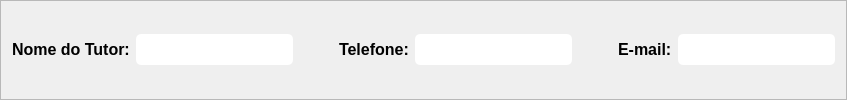
         <widget class="QFrame" name="fr_cad4_cadPet">
          <property name="frameShape">
           <enum>QFrame::StyledPanel</enum>
          </property>
          <property name="frameShadow">
           <enum>QFrame::Raised</enum>
          </property>
          <layout class="QHBoxLayout" name="horizontalLayout">
           <item>
            <widget class="QLabel" name="lb_nomeTutor_cadPet">
             <property name="sizePolicy">
              <sizepolicy hsizetype="Fixed" vsizetype="Fixed">
               <horstretch>0</horstretch>
               <verstretch>0</verstretch>
              </sizepolicy>
             </property>
             <property name="minimumSize">
              <size>
               <width>0</width>
               <height>25</height>
              </size>
             </property>
             <property name="maximumSize">
              <size>
               <width>16777215</width>
               <height>25</height>
              </size>
             </property>
             <property name="font">
              <font>
               <family>Yu Gothic UI</family>
               <pointsize>12</pointsize>
               <weight>75</weight>
               <bold>true</bold>
              </font>
             </property>
             <property name="text">
              <string>Nome do Tutor:</string>
             </property>
            </widget>
           </item>
           <item>
            <widget class="QLineEdit" name="edt_nomeTutor_cadPet">
             <property name="minimumSize">
              <size>
               <width>0</width>
               <height>31</height>
              </size>
             </property>
             <property name="maximumSize">
              <size>
               <width>16777215</width>
               <height>31</height>
              </size>
             </property>
             <property name="font">
              <font>
               <family>Yu Gothic UI</family>
               <pointsize>12</pointsize>
               <weight>75</weight>
               <bold>true</bold>
              </font>
             </property>
             <property name="styleSheet">
              <string notr="true">background-color: rgb(255, 255, 255);
border-radius: 5px;
color: rgb(138, 185, 214);</string>
             </property>
            </widget>
           </item>
           <item>
            <spacer name="sp1_cad4_cadPet">
             <property name="orientation">
              <enum>Qt::Horizontal</enum>
             </property>
             <property name="sizeType">
              <enum>QSizePolicy::Fixed</enum>
             </property>
             <property name="sizeHint" stdset="0">
              <size>
               <width>40</width>
               <height>20</height>
              </size>
             </property>
            </spacer>
           </item>
           <item>
            <widget class="QLabel" name="lb_tel_cadPet">
             <property name="sizePolicy">
              <sizepolicy hsizetype="Fixed" vsizetype="Fixed">
               <horstretch>0</horstretch>
               <verstretch>0</verstretch>
              </sizepolicy>
             </property>
             <property name="minimumSize">
              <size>
               <width>0</width>
               <height>25</height>
              </size>
             </property>
             <property name="maximumSize">
              <size>
               <width>16777215</width>
               <height>25</height>
              </size>
             </property>
             <property name="font">
              <font>
               <family>Yu Gothic UI</family>
               <pointsize>12</pointsize>
               <weight>75</weight>
               <bold>true</bold>
              </font>
             </property>
             <property name="text">
              <string>Telefone:</string>
             </property>
            </widget>
           </item>
           <item>
            <widget class="QLineEdit" name="edt_telTutor_cadPet">
             <property name="minimumSize">
              <size>
               <width>0</width>
               <height>31</height>
              </size>
             </property>
             <property name="maximumSize">
              <size>
               <width>16777215</width>
               <height>31</height>
              </size>
             </property>
             <property name="font">
              <font>
               <family>Yu Gothic UI</family>
               <pointsize>12</pointsize>
               <weight>75</weight>
               <bold>true</bold>
              </font>
             </property>
             <property name="styleSheet">
              <string notr="true">background-color: rgb(255, 255, 255);
border-radius: 5px;
color: rgb(138, 185, 214);</string>
             </property>
            </widget>
           </item>
           <item>
            <spacer name="sp2_cad4_cadPet">
             <property name="orientation">
              <enum>Qt::Horizontal</enum>
             </property>
             <property name="sizeType">
              <enum>QSizePolicy::Fixed</enum>
             </property>
             <property name="sizeHint" stdset="0">
              <size>
               <width>40</width>
               <height>20</height>
              </size>
             </property>
            </spacer>
           </item>
           <item>
            <widget class="QLabel" name="lb_email_cadPet">
             <property name="sizePolicy">
              <sizepolicy hsizetype="Fixed" vsizetype="Fixed">
               <horstretch>0</horstretch>
               <verstretch>0</verstretch>
              </sizepolicy>
             </property>
             <property name="minimumSize">
              <size>
               <width>0</width>
               <height>25</height>
              </size>
             </property>
             <property name="maximumSize">
              <size>
               <width>16777215</width>
               <height>25</height>
              </size>
             </property>
             <property name="font">
              <font>
               <family>Yu Gothic UI</family>
               <pointsize>12</pointsize>
               <weight>75</weight>
               <bold>true</bold>
              </font>
             </property>
             <property name="text">
              <string>E-mail:</string>
             </property>
            </widget>
           </item>
           <item>
            <widget class="QLineEdit" name="edt_email_cadPet">
             <property name="minimumSize">
              <size>
               <width>0</width>
               <height>31</height>
              </size>
             </property>
             <property name="maximumSize">
              <size>
               <width>16777215</width>
               <height>31</height>
              </size>
             </property>
             <property name="font">
              <font>
               <family>Yu Gothic UI</family>
               <pointsize>12</pointsize>
               <weight>75</weight>
               <bold>true</bold>
              </font>
             </property>
             <property name="styleSheet">
              <string notr="true">background-color: rgb(255, 255, 255);
border-radius: 5px;
color: rgb(138, 185, 214);</string>
             </property>
            </widget>
           </item>
          </layout>
         </widget>
